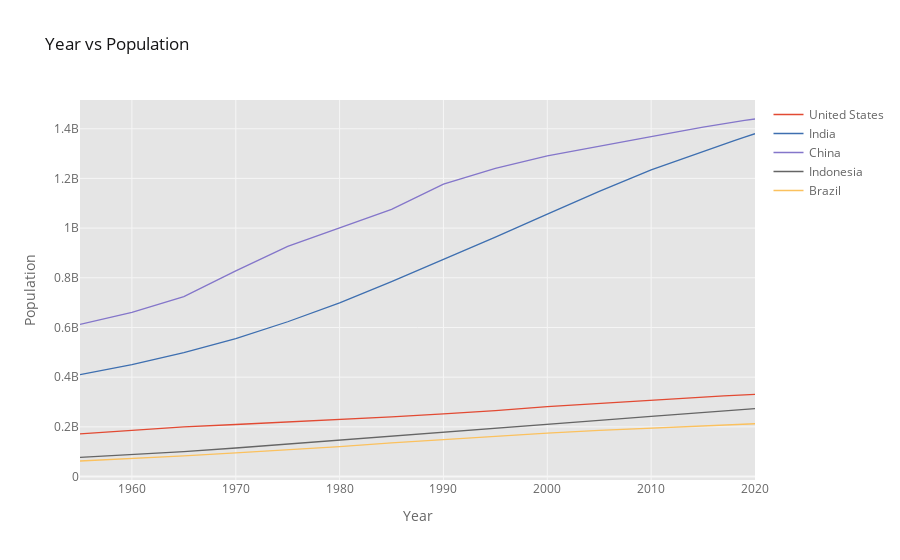

Notebook code cell kept with this figure:
### Markdown cell above
### 1.1 Personalizar gráfica

### Code cell
df_population.iplot(kind='line',xTitle='Year',yTitle='Population',title='Year vs Population')

### Figure 1 — Plotly figure (JSON) as saved in the notebook; plotly's stock layout.template omitted (floating-point values rounded to 4 significant figures)
{"data": [{"line": {"color": "rgba(226, 74, 51, 1.0)", "dash": "solid", "shape": "linear", "width": 1.3}, "mode": "lines", "name": "United States", "text": "", "type": "scatter", "x": [1955, 1960, 1965, 1970, 1975, 1980, 1985, 1990, 1995, 2000, 2005, 2010, 2015, 2016, 2017, 2018, 2019, 2020], "y": [171685336, 186720571, 199733676, 209513341, 219081251, 229476354, 240499825, 252120309, 265163745, 281710909, 294993511, 309011475, 320878310, 323015995, 325084756, 327096265, 329064917, 331002651]}, {"line": {"color": "rgba(62, 111, 176, 1.0)", "dash": "solid", "shape": "linear", "width": 1.3}, "mode": "lines", "name": "India", "text": "", "type": "scatter", "x": [1955, 1960, 1965, 1970, 1975, 1980, 1985, 1990, 1995, 2000, 2005, 2010, 2015, 2016, 2017, 2018, 2019, 2020], "y": [409880595, 450547679, 499123324, 555189792, 623102897, 698952844, 784360008, 873277798, 963922588, 1056575549, 1147609927, 1234281170, 1310152403, 1324517249, 1338676785, 1352642280, 1366417754, 1380004385]}, {"line": {"color": "rgba(132, 118, 202, 1.0)", "dash": "solid", "shape": "linear", "width": 1.3}, "mode": "lines", "name": "China", "text": "", "type": "scatter", "x": [1955, 1960, 1965, 1970, 1975, 1980, 1985, 1990, 1995, 2000, 2005, 2010, 2015, 2016, 2017, 2018, 2019, 2020], "y": [612241554, 660408056, 724218968, 827601394, 926240885, 1000089235, 1075589361, 1176883674, 1240920535, 1290550765, 1330776380, 1368810615, 1406847870, 1414049351, 1421021791, 1427647786, 1433783686, 1439323776]}, {"line": {"color": "rgba(101, 101, 101, 1.0)", "dash": "solid", "shape": "linear", "width": 1.3}, "mode": "lines", "name": "Indonesia", "text": "", "type": "scatter", "x": [1955, 1960, 1965, 1970, 1975, 1980, 1985, 1990, 1995, 2000, 2005, 2010, 2015, 2016, 2017, 2018, 2019, 2020], "y": [77273425, 87751068, 100267062, 114793178, 130680727, 147447836, 164982451, 181413402, 196934260, 211513823, 226289470, 241834215, 258383256, 261556381, 264650963, 267670543, 270625568, 273523615]}, {"line": {"color": "rgba(251, 193, 94, 1.0)", "dash": "solid", "shape": "linear", "width": 1.3}, "mode": "lines", "name": "Brazil", "text": "", "type": "scatter", "x": [1955, 1960, 1965, 1970, 1975, 1980, 1985, 1990, 1995, 2000, 2005, 2010, 2015, 2016, 2017, 2018, 2019, 2020], "y": [62533919, 72179226, 83373530, 95113265, 107216205, 120694009, 135274080, 149003223, 162019896, 174790340, 186127103, 195713635, 204471769, 206163053, 207833823, 209469323, 211049527, 212559417]}], "layout": {"legend": {"bgcolor": "#FFFFFF", "font": {"color": "#666666"}}, "paper_bgcolor": "#FFFFFF", "plot_bgcolor": "#E5E5E5", "title": {"font": {"color": "#151516"}, "text": "Year vs Population"}, "xaxis": {"gridcolor": "#F6F6F6", "showgrid": true, "tickfont": {"color": "#666666"}, "title": {"font": {"color": "#666666"}, "text": "Year"}, "zerolinecolor": "#F6F6F6"}, "yaxis": {"gridcolor": "#F6F6F6", "showgrid": true, "tickfont": {"color": "#666666"}, "title": {"font": {"color": "#666666"}, "text": "Population"}, "zerolinecolor": "#F6F6F6"}}}
